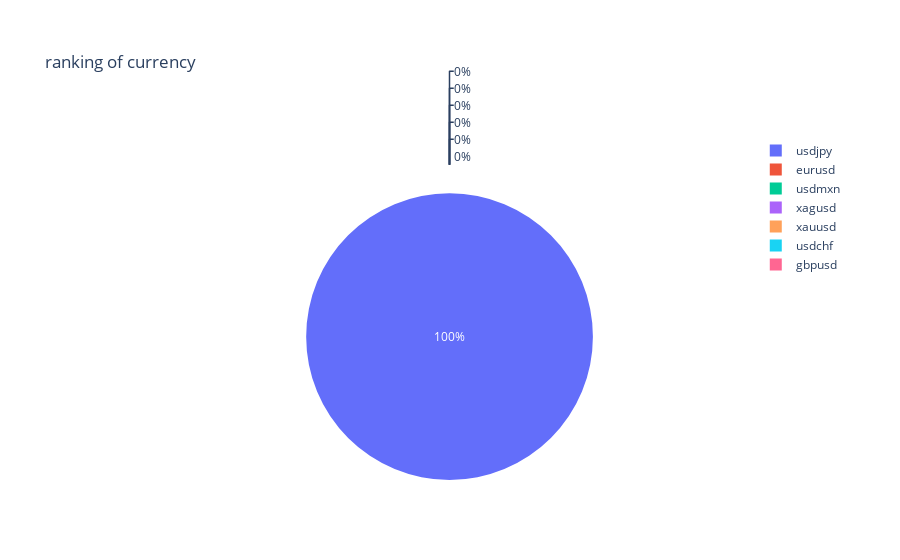

The cell this chart's notebook holds for it:
### Code cell
#parte 5       (esta grafica solo tiene el usdjpy mayor a 0 ya que fue con el unico par que llego a take profit )
#Gráfica 1: Ranking
#tomamos el dataframe 
grafica1=estadistica_operaciones['df_2_ranking']
#las unicas operaciones que tuve en ganadas fueron en usdjpy por lo que la grafica quedara muy mal
#etiquetas 
labels = grafica1.index
#valores para pie chart 
valores=grafica1.reset_index()['rank'].values
values = valores

# pull is given as a fraction of the pie radius
fig = go.Figure(data=[go.Pie(labels=labels, values=values, pull=[.2, 0, 0, 0,0,0,0])])
fig.update_layout(title_text="ranking of currency")
fig.show()

### Figure 1 — Plotly figure (JSON) as saved in the notebook; plotly's stock layout.template omitted (floating-point values rounded to 4 significant figures)
{"data": [{"labels": ["usdjpy", "eurusd", "usdmxn", "xagusd", "xauusd", "usdchf", "gbpusd"], "pull": [0.2, 0, 0, 0, 0, 0, 0], "type": "pie", "values": [50, 0, 0, 0, 0, 0, 0]}], "layout": {"title": {"text": "ranking of currency"}}}
